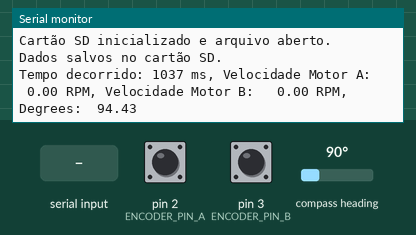
This sketch was run on a simulated Arduino Uno, built with avr-gcc and run on an emulated ATmega328P. Parts: the last lines printed to the serial monitor. The test bench sets the inputs (shaded band); at power-on: compass heading 90°, pin 2 (ENCODER_PIN_A) HIGH, pin 3 (ENCODER_PIN_B) HIGH. Storage starts empty.

Above: at 1.2 s.
1.3 s: compass heading set to 180°
At 2.8 s:
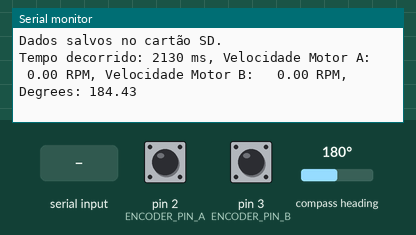
4.3 s: "p" received over Serial
At 5.3 s:
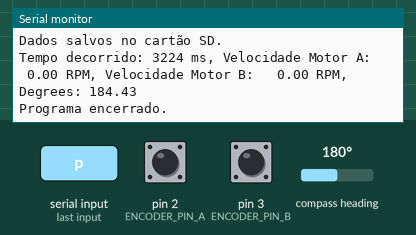

The sketch:

enxuto.ino
```cpp
#include <SPI.h>
#include <SdFat.h>
#include <Wire.h>
#include <MechaQMC5883.h>
#include <math.h>

// Pinos dos encoders
#define ENCODER_PIN_A 2
#define ENCODER_PIN_B 3

#define ENCODER_PPR 1024 // Pulsos por Rotação do Encoder
#define INTERVALO_CALCULO 1000 // Intervalo de tempo em milissegundos para cálculo da velocidade

// Variável global para armazenar o tempo de início
unsigned long startTime = 0;

// Variáveis para contagem de pulsos
volatile unsigned long pulsosMotorA = 0;
volatile unsigned long pulsosMotorB = 0;
unsigned long ultimoTempo = 0;

// Objeto da biblioteca SdFat para controle do cartão SD
SdFat sd;
// Objeto para o arquivo no cartão SD
SdFile file;

// Nome do arquivo no cartão SD
const char *fileName = "dado.txt";

// Magnetômetro
MechaQMC5883 qmc;

void startTimer() {
    startTime = millis(); // Salva o tempo atual em milissegundos
}

unsigned long getTimeElapsed() {
    return millis() - startTime; // Calcula e retorna o tempo decorrido
}

// Interrupções para contagem de pulsos
void contaPulsosMotorA() {
    pulsosMotorA++;
}

void contaPulsosMotorB() {
    pulsosMotorB++;
}

void setup() {
    Serial.begin(9600); // Inicializa a comunicação serial a 9600 bps

    // Inicialização dos pinos SPI manualmente (de acordo com a configuração do seu hardware)
    const int chipSelectPin = 10; // Pino do chip select do cartão SD

    startTimer(); // Inicia a contagem de tempo no início do programa
    ultimoTempo = millis(); // Inicializa o tempo para contagem de pulsos

    // Configuração das interrupções do encoder
    attachInterrupt(digitalPinToInterrupt(ENCODER_PIN_A), contaPulsosMotorA, RISING); // Atribua o pino correto do encoder para motor A
    attachInterrupt(digitalPinToInterrupt(ENCODER_PIN_B), contaPulsosMotorB, RISING); // Atribua o pino correto do encoder para motor B

    // Inicializa o magnetômetro
    Wire.begin();
    qmc.init();

    // Inicializa o cartão SD
    if (!sd.begin(chipSelectPin, SPI_HALF_SPEED)) {
        Serial.println("Falha ao inicializar o cartão SD.");
        return;
    }

    // Abre o arquivo no cartão SD para escrita
    if (!file.open(fileName, O_CREAT | O_WRITE | O_APPEND)) {
        Serial.println("Falha ao abrir o arquivo no cartão SD.");
        return;
    }
    Serial.println("Cartão SD inicializado e arquivo aberto.");
}

void loop() {
    // Leitura do magnetômetro
    int x, y, z;
    qmc.read(&x, &y, &z);
    float heading = atan2((float)y, (float)x);

    // Correção de declinação magnética (exemplo para Bytomia)
    float declinationAngle = (4.0 + (26.0 / 60.0)) / (180 / M_PI);
    heading += declinationAngle;
    if (heading < 0) heading += 2 * PI;
    if (heading > 2 * PI) heading -= 2 * PI;
    float headingDegrees = heading * 180 / M_PI;

    if (Serial.available() > 0) {
        char input = Serial.read();
        if (input == 'p') {
            Serial.println("Programa encerrado.");
            file.close();
            while (true) {} // Loop infinito para manter o programa parado
        }
    }

    unsigned long tempoAtual = millis();
    if (tempoAtual - ultimoTempo >= INTERVALO_CALCULO) {
        // Calcular a frequência dos pulsos
        float freqMotorA = (float)pulsosMotorA / (INTERVALO_CALCULO / 1000.0); // pulsos por segundo
        float freqMotorB = (float)pulsosMotorB / (INTERVALO_CALCULO / 1000.0); // pulsos por segundo

        // Calcular a velocidade em RPM
        float velocidadeA = (freqMotorA * 60.0) / ENCODER_PPR;
        float velocidadeB = (freqMotorB * 60.0) / ENCODER_PPR;

        // Resetar contadores de pulsos
        pulsosMotorA = 0;
        pulsosMotorB = 0;
        ultimoTempo = tempoAtual;

        // Converte valores float para string
        char strVelocidadeA[10];
        char strVelocidadeB[10];
        char strHeading[10];
        char strHeadingDegrees[10];

        dtostrf(velocidadeA, 6, 2, strVelocidadeA);
        dtostrf(velocidadeB, 6, 2, strVelocidadeB);
        dtostrf(heading, 6, 2, strHeading);
        dtostrf(headingDegrees, 6, 2, strHeadingDegrees);

        // Formata os dados para escrever no arquivo no cartão SD
        char buffer[200];
        sprintf(buffer, "Tempo: %lu ms, Velocidade Motor A: %s RPM, Velocidade Motor B: %s RPM, Degrees: %s\n", getTimeElapsed(), strVelocidadeA, strVelocidadeB, strHeadingDegrees);

        // Escreve os dados no arquivo no cartão SD
        if (!file.println(buffer)) {
            Serial.println("Erro ao escrever no arquivo no cartão SD.");
        } else {
            Serial.println("Dados salvos no cartão SD.");
        }

        // Imprime os dados no Serial Monitor
        Serial.print("Tempo decorrido: ");
        Serial.print(getTimeElapsed());
        Serial.print(" ms, Velocidade Motor A: ");
        Serial.print(strVelocidadeA);
        Serial.print(" RPM, Velocidade Motor B: ");
        Serial.print(strVelocidadeB);
        Serial.print(" RPM,");
        Serial.print(" Degrees: ");
        Serial.println(strHeadingDegrees);

        // Fechar e reabrir o arquivo periodicamente
        file.close();
        if (!file.open(fileName, O_CREAT | O_WRITE | O_APPEND)) {
            Serial.println("Falha ao reabrir o arquivo no cartão SD.");
            return;
        }
    }

    delay(200); // Aguarda um pouco antes de repetir o loop
}
```

Measured:
- after the input at 1.3 s, the serial monitor: prints a new line after 0.86 s (image 1)
- after the input at 4.3 s, the serial monitor: prints a new line at once (image 2)
